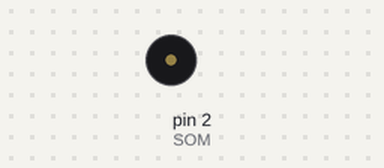
Simulated run of this sketch. Board: Arduino Uno, built with avr-gcc and run on an emulated ATmega328P. On the bench: buzzer (waves = sounding).

Above: at 0.1 s.
Timing chart, 0 to 1.9 s (numbered marks = the images above):
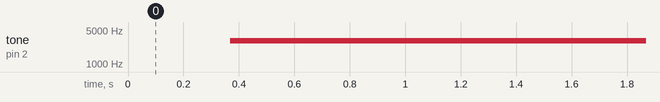

Measured:
- by itself, tone on pin 2 (SOM): silent → 2999 Hz at 0.37 s

The sketch:

sirene.ino
```cpp
#define SOM 2

float seno;
int frequencia;
byte vel = 0;

void setup() {
  //define o pino 9 como saída
  pinMode(SOM, OUTPUT);
}

void loop() {
  if (vel < 10) {
    for (int x = 0; x < 180; x++) {
      //converte graus para radiando e depois obtém o valor do seno
      seno = (sin(x * 3.1416 / 180));
      //gera uma frequência a partir do valor do seno
      frequencia = 2000 + (int(seno * 1000));
      tone(SOM, frequencia);
      delay(4);
    }
    vel++;
  }else if (vel < 30) {
    for (int x = 0; x < 180; x++) {
      //converte graus para radiando e depois obtém o valor do seno
      seno = (sin(x * 3.1416 / 180));
      //gera uma frequência a partir do valor do seno
      frequencia = 2000 + (int(seno * 1000));
      tone(SOM, frequencia);
      delay(1);
    }
    vel++;
  }else{
    vel = 0;
  }

}
```
